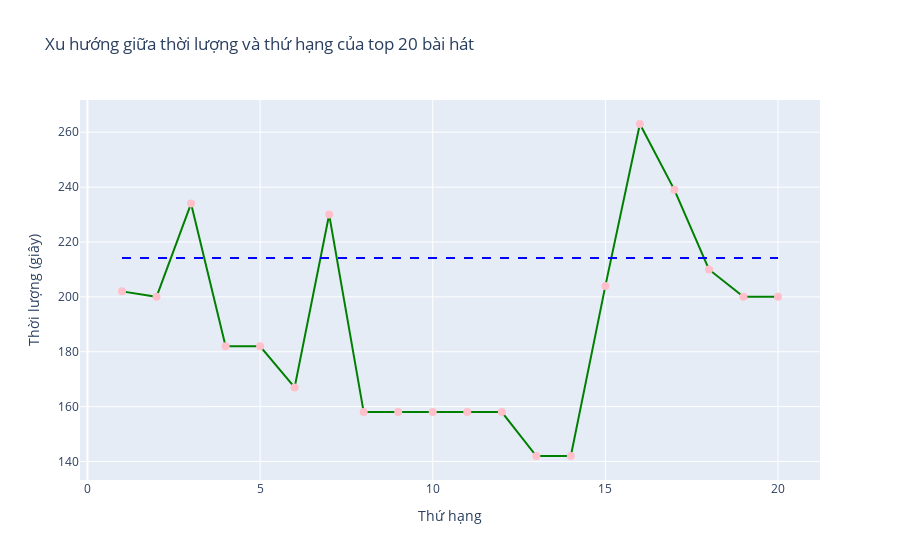

Here is the notebook cell this chart was saved with:
### Code cell
fig = px.line(
    top_20_tracks, x='rank', y='duration', 
    title='Xu hướng giữa thời lượng và thứ hạng của top 20 bài hát', 
    labels={'duration': 'Thời lượng (giây)', 'rank': 'Thứ hạng'},
    markers=True
)
fig.update_traces(line=dict(color='green'), marker=dict(color='pink', size=8))

fig.add_shape(
    type='line',
    x0=top_20_tracks['rank'].min(),
    x1=top_20_tracks['rank'].max(),
    y0=avg_dur,
    y1=avg_dur,
    line=dict(color='blue', dash='dash'),
    name='avg_duration'
)

fig.write_image('../images/line_chart_top20.svg', format='svg', engine='kaleido')

fig.show()

### Figure 1 — Plotly figure (JSON) as saved in the notebook; plotly's stock layout.template omitted (floating-point values rounded to 4 significant figures)
{"data": [{"hovertemplate": "Thứ hạng=%{x}<br>Thời lượng (giây)=%{y}<extra></extra>", "legendgroup": "", "line": {"color": "green", "dash": "solid"}, "marker": {"color": "pink", "size": 8, "symbol": "circle"}, "mode": "lines+markers", "name": "", "orientation": "v", "showlegend": false, "type": "scatter", "x": [1, 2, 3, 4, 5, 6, 7, 8, 9, 10, 11, 12, 13, 14, 15, 16, 17, 18, 19, 20], "xaxis": "x", "y": [202, 200, 234, 182, 182, 167, 230, 158, 158, 158, 158, 158, 142, 142, 204, 263, 239, 210, 200, 200], "yaxis": "y"}], "layout": {"legend": {"tracegroupgap": 0}, "shapes": [{"line": {"color": "blue", "dash": "dash"}, "name": "Average Duration", "type": "line", "x0": 1, "x1": 20, "y0": 214.2, "y1": 214.2}], "title": {"text": "Xu hướng giữa thời lượng và thứ hạng của top 20 bài hát"}, "xaxis": {"anchor": "y", "domain": [0, 1], "title": {"text": "Thứ hạng"}}, "yaxis": {"anchor": "x", "domain": [0, 1], "title": {"text": "Thời lượng (giây)"}}}}
